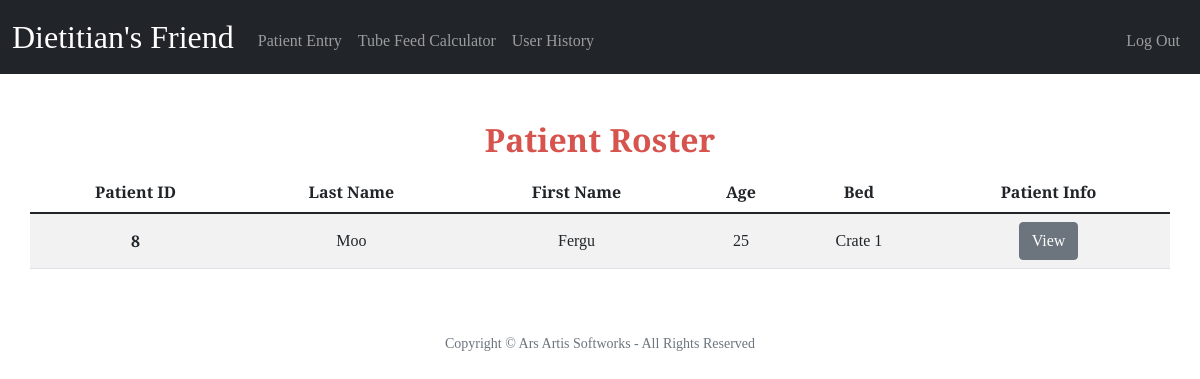
The page / (signed in) on the database its author committed.
### models.py (models this page shows)
class Patient(db.Model):
    __tablename__ = "patients"
    id = db.Column(db.Integer, primary_key=True, autoincrement=True)
    name_last = db.Column(db.Text)
    name_first = db.Column(db.Text)
    age = db.Column(db.Integer)
    bed = db.Column(db.Text)
    provider_id = db.Column(db.Integer, db.ForeignKey("users.id"))

### app.py (the view)
@app.route("/")
@login_required
def index():
    form = PatientInfoForm()
    patients = Patient.query.filter_by(provider_id=session["user_id"]).all()
    return render_template("index.html", patients=patients, form=form)

### forms.py
class PatientInfoForm(FlaskForm):
    view = SubmitField("View")

### app.py (called while the page is built)
@app.after_request
def after_request(response):
    response.headers["Cache-Control"] = "no-cache, no-store, must-revalidate"
    response.headers["Expires"] = 0
    response.headers["Pragma"] = "no-cache"
    return response

### helpers.py (called while the page is built)
def login_required(f):
    @wraps(f)
    def decorated_function(*args, **kwargs):
        if session.get("user_id") is None:
            return redirect("/login")
        return f(*args, **kwargs)
    return decorated_function

### templates/index.html (shortened to what this page needs)
{% extends "layout.html" %}
{% block main %}
    <h2>Patient Roster</h2>
    <div class="container">
        <div class="row">
            <table class="table table-striped table-hover">
                <thead class="thead-dark">
                    <tr>
                        <th scope="col">Patient ID</th>
                        <th scope="col">Last Name</th>
                        <th scope="col">First Name</th>
                        <th scope="col">Age</th>
                        <th scope="col">Bed</th>
                        <th scope="col">Patient Info</th>
                    </tr>
                </thead>
                <tbody>
                    {% for patient in patients %}
                        <tr>
                            <th scope="row">{{ patient.id }}</td>
                            <td>{{ patient.name_last }}</td>
                            <td>{{ patient.name_first }}</td>
                            <td>{{ patient.age }}</td>
                            <td>{{ patient.bed }}</td>
                            <td><form action="/patient_info/{{ patient.id }}" method="post">
                                {{ form.view(class="btn btn-secondary") }}
                            </form></td>
                        </tr>
                    {% endfor %}
                </tbody>
            </table>
        </div>
    </div>
{% endblock %}

### static/styles.css (style rules this page uses)
body { background-color: #fff; color: #212529; font-family: 'EB Garamond', serif; font-size: 1rem; font-weight: 400; line-height: 1.5; margin: 0; text-align: left; }
form { color: #000; font-size: 22px; font-weight: 400; line-height: 26px; text-align: center; }
h2 { color: #D6544D; font-size: 32px; font-weight: 700; line-height: 35px; margin-bottom: 15px; }
td, th { vertical-align: middle; }

### rows shown on the page
Patient: id "8", name_last "Moo", name_first "Fergu", age "25", bed "Crate 1"
